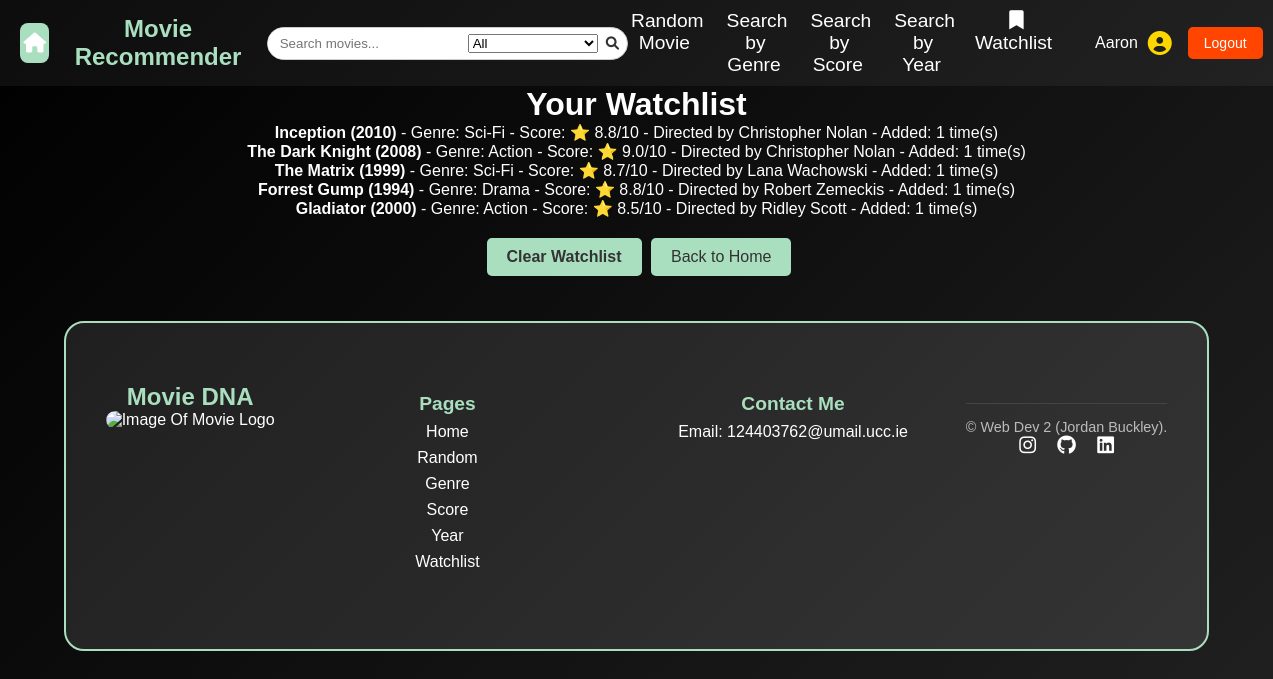
Screenshot of /watchlist (signed in) with the database file from the repository.
### tables this page shows
CREATE TABLE watchlist (
    user_id TEXT NOT NULL,
    movie_id INTEGER NOT NULL,
    count INTEGER DEFAULT 1,
    PRIMARY KEY (user_id, movie_id),
    FOREIGN KEY (user_id) REFERENCES users(user_id),
    FOREIGN KEY (movie_id) REFERENCES movies(movie_id)
);

CREATE TABLE movies 
(
    movie_id INTEGER PRIMARY KEY AUTOINCREMENT,
    title TEXT NOT NULL,
    genre TEXT NOT NULL,
    score FLOAT,
    year INTEGER,
    director TEXT,
    description TEXT
);

### app.py (the view)
@app.route("/watchlist")
@login_required
def cart():
    db = get_db()
    user_id = session["user_id"]
    watchlist = db.execute("""
        SELECT movies.*, watchlist.count
        FROM watchlist
        JOIN movies ON watchlist.movie_id = movies.movie_id
        WHERE watchlist.user_id = ?
    """, (user_id,)).fetchall()
    return render_template("watchlist.html", watchlist=watchlist)

### app.py (called while the page is built)
@app.before_request
def load_logged_in_user():
    g.user = session.get("user_id")
    g.is_admin = session.get("is_admin", False)

def login_required(view):
    @wraps(view)
    def wrapped_view(*args, **kwargs):
        if g.user is None:
            return(redirect(url_for("login", next=request.url)))
        return view(*args, **kwargs)
    return wrapped_view

### database.py (called while the page is built)
def get_db():
    if "db" not in g:
        g.db = sqlite3.connect(DATABASE,
                                detect_types=sqlite3.PARSE_DECLTYPES
                        )
        g.db.row_factory = sqlite3.Row
    return g.db

### templates/watchlist.html
{% extends "base.html" %}
{% block main_content %}
    <h1>Your Watchlist</h1>
    {% if watchlist %}
        <ul>
            {% for movie in watchlist %}
                <li>
                    <strong>{{ movie.title }} ({{ movie.year }})</strong>
                    - Genre: {{ movie.genre }}
                    - Score: ⭐ {{ movie.score }}/10
                    - Directed by {{ movie.director }}
                    - Added: {{ movie.count }} time(s)
                </li>
            {% endfor %}
        </ul>
        <a href="{{ url_for('clear_watchlist') }}" class="btn">Clear Watchlist</a>
    {% else %}
        <p>Your watchlist is empty.</p>
    {% endif %}
    <a href="{{ url_for('index') }}" class="back-button">Back to Home</a>
{% endblock %}

### static/styles.css (style rules this page uses)
* { margin: 0; padding: 0; box-sizing: border-box; }
body { font-family: 'Arial', sans-serif; background: linear-gradient(-45deg, #0f0f0f, #1c1c1c, #2c2c2c, #000000); background-size: 400% 400%; animation: movingBackground 10s ease infinite; color: white; text-align: center; min-height: 100vh; display: flex; flex-direction: column; }
.btn { display: inline-block; padding: 10px 20px; background: #A9DFBF; color: #333; text-decoration: none; font-size: 1rem; border-radius: 5px; transition: background 0.3s ease, transform 0.2s ease; margin: 5px; text-align: center; font-weight: bold; }
.back-button { display: inline-block; margin-top: 20px; padding: 10px 20px; background: #A9DFBF; color: #333; text-decoration: none; border-radius: 5px; transition: background 0.3s ease; }

### rows the page displays
watchlist: title "Inception", year "2010", genre "Sci-Fi", score "8.8", director "Christopher Nolan", count "1"
watchlist: title "The Dark Knight", year "2008", genre "Action", score "9.0", director "Christopher Nolan", count "1"
watchlist: title "The Matrix", year "1999", genre "Sci-Fi", score "8.7", director "Lana Wachowski", count "1"
watchlist: title "Forrest Gump", year "1994", genre "Drama", score "8.8", director "Robert Zemeckis", count "1"
watchlist: title "Gladiator", year "2000", genre "Action", score "8.5", director "Ridley Scott", count "1"

### other values shown
{{ session['user_id'] }} "Aaron"
